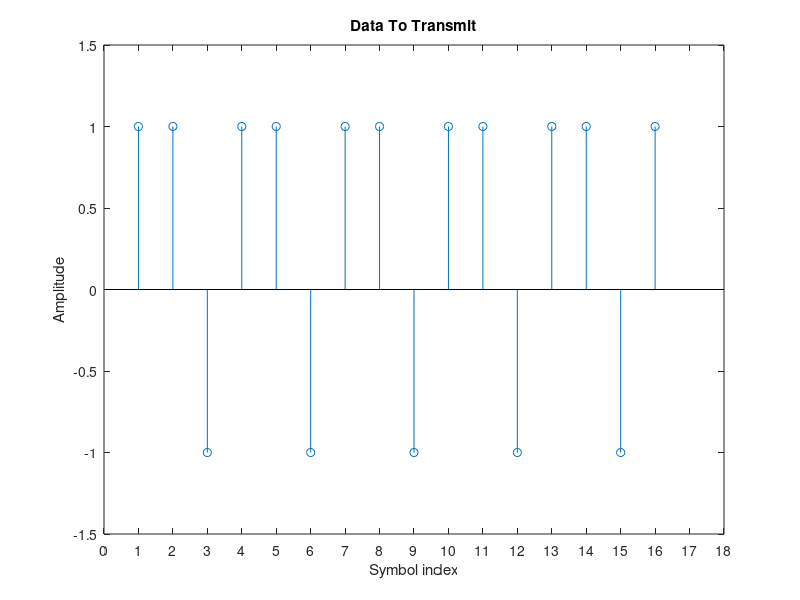

Here is the MATLAB script that generated this plot: (Note: this script raises an error after producing the figure.)
%Setting parameters for Root Raised Cosined Transmitter Fiter

Nsym = 6;           % Filter span in symbol durations
beta = 0.25;         % Roll-off factor
sampsPerSym = 4;     % Upsampling factor

dataToTransmit = ones(16,1);
dataToTransmit(3:3:16)=-1;

%Visualize the origibal data
figure(1);
stem(dataToTransmit);
title("Data To Transmit");
xlabel("Symbol index");ylabel("Amplitude");
xticks(0:1:18);
axis([0 18 -1.5 1.5]);

%upsampling data for transmission
Datalength = 64;
sig=zeros(Datalength,1);
sig(4:4:Datalength)=1;
sig(12:12:Datalength)=-1;

%assumed data rate
DataRate = 1000;

%sampling frequency
sampleFrequency = DataRate * sampsPerSym;

%intializing RaisedCosineTransmitFilter
txfilter = comm.RaisedCosineTransmitFilter(...
  'Shape',                  'Square root', ...
  'RolloffFactor',          beta, ...
  'FilterSpanInSymbols',    Nsym, ...
  'OutputSamplesPerSymbol', sampsPerSym);


% Normalize to obtain maximum filter tap value of 1
b = coeffs(txfilter);
txfilter.Gain = 1/max(b.Numerator);



% Time vector sampled at symbol rate in milliseconds
tx = 1000 * (0: Datalength - 1) / DataRate;

% Visualize the impulse response
% fvtool(rctFilt, 'Analysis', 'impulse');


% Filter
yo = txfilter([sig ; zeros(Nsym/2,1)]);

% Filter group delay, since raised cosine filter is linear phase and
% symmetric.
fltDelay = Nsym / (2*DataRate);

% Correct for propagation delay by removing filter transients
yo = yo(fltDelay*sampleFrequency+1:end);

% Time vector sampled at sampling frequency in milliseconds
to = 1000 * (0: Datalength*sampsPerSym - 1) / sampleFrequency;

% Plot data
figure(2);
Sigplot = stem(tx, sig, 'kx'); hold on;
% Plot filtered data
FilterData = plot(to, yo, 'r--'); 
% Set axes and labels
axis([0 30 -1.7 1.7]);  xlabel('Time (ms)'); ylabel('Amplitude');
xticks(0:5:30); yticks(-1.5:0.25:1.5);
legend([Sigplot,FilterData],'Transmitted Data', 'RRCFilter Output', 'Location', 'southeast')
hold off;

%Setting parameters for Root Raised Cosined Filter Fiter


rxfilter  = comm.RaisedCosineReceiveFilter(...
  'Shape',                  'Square root', ...
  'RolloffFactor',          beta, ...
  'FilterSpanInSymbols',    Nsym, ...
  'InputSamplesPerSymbol', sampsPerSym, ...
  'DecimationFactor',       1);

rxfilter.Gain = 1/txfilter.Gain;

yr = rxfilter([yo; zeros(Nsym*sampsPerSym/2, 1)]);

% Correct for propagation delay by removing filter transients
yr = yr(fltDelay*sampleFrequency+1:end);

%Downsampling the received data to get transmitted data
receivedData = downsample(yr,4);

% Plot filtered data.
figure(3);
Sigplot = stem(tx, receivedData, 'kx'); hold on;
hold on;
plot(to, yr, 'b--'); hold off;
% Set axes and labels.
axis([0 30 -1.7 1.7]);  xlabel('Time (ms)'); ylabel('Amplitude');
legend('Received Data','Rcv Filter Output', 'Location', 'southeast');


%Downsampling the data from first Downsampling to get original data
receivedData = downsample(yr,4);
extractedOriginalData = downsample(receivedData,4,3);
figure(4);
stem(extractedOriginalData);
title("Extracted Original Data");
xlabel("Symbol index");ylabel("Amplitude");
xticks(0:1:18);
axis([0 18 -1.5 1.5]);